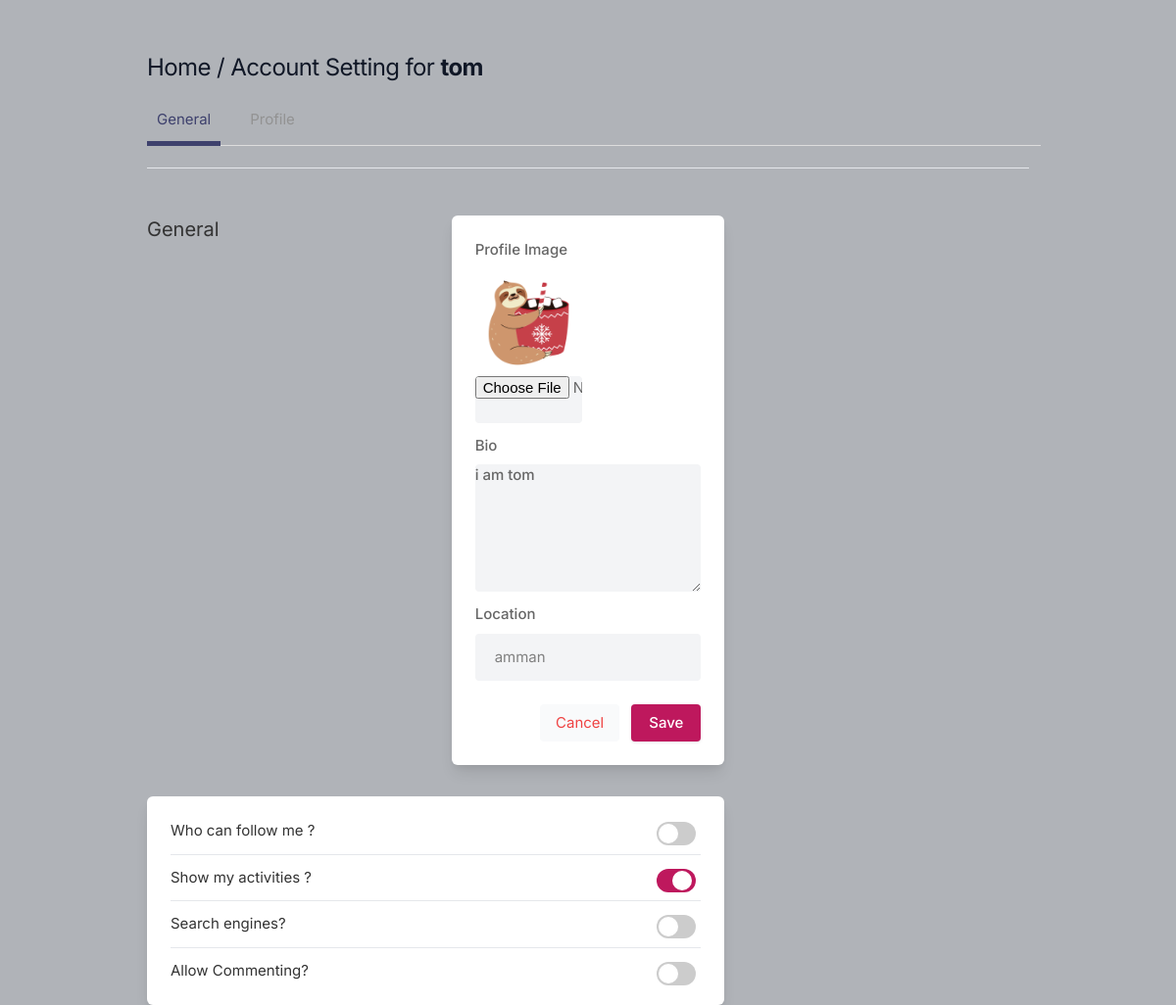
The app's page /settings (signed in) with its own data.
### core/models.py (models this page shows, shortened)
class Profile(models.Model):
    user = models.ForeignKey(User, on_delete=models.CASCADE)
    id_user = models.IntegerField()
    bio = models.TextField(blank=True)
    profileimg = models.ImageField(upload_to='profile_images', default='blank-profile-picture.png')
    location = models.CharField(max_length=100, blank=True)

### core/views.py (the view, shortened to what this page needs)
# urls.py: path('settings', views.settings, name='settings'),
@login_required(login_url='signin')
def settings(request):
    user_profile, created = Profile.objects.get_or_create(
        user=request.user,
        defaults={'id_user': request.user.id}  # Provide a default value for id_user
    )
    return render(request, 'setting.html', {'user_profile': user_profile})

### templates/setting.html (shortened to what this page needs)
{% load static %}
<!DOCTYPE html>
<html lang="en">
<head>
    <link rel="stylesheet" href="{% static 'assets/css/icons.css' %}">
    <link rel="stylesheet" href="{% static 'assets/css/uikit.css' %}">
    <link rel="stylesheet" href="{% static 'assets/css/style.css' %}">
    <link rel="stylesheet" href="{% static 'assets/css/tailwind.css' %}">
</head>
<body>
            <div class="container m-auto">
                <h1 class="text-2xl leading-none text-gray-900 tracking-tight mt-3"><a href="/">Home</a> / Account Setting for <b>{{user.username}}</b></h1>
                <ul class="mt-5 -mr-3 flex-nowrap lg:overflow-hidden overflow-x-scroll uk-tab">
                    <li class="uk-active"><a href="#">General</a></li>
                    <li><a href="/profile/{{user.username}}">Profile</a></li>
                </ul>
                <br>
                <hr>
                <div class="grid lg:grid-cols-3 mt-12 gap-8">
                    <div>
                        <h3 class="text-xl mb-2"> General </h3>
                    </div>
                    <form action="" method="POST" enctype="multipart/form-data">
                        <div class="bg-white rounded-md lg:shadow-lg shadow col-span-2">
                        <div class="grid grid-cols-2 gap-3 lg:p-6 p-4">
                                <div>
                                <label for="">Profile Image</label>
                                <img src="{{user_profile.profileimg.url}}"/>
                                <input type="file" name="image" value="" placeholder="" class="shadow-none bg-gray-100">
                                </div>
                                <div class="col-span-2">
                                    <label for="bio">Bio</label>
                                    <textarea id="bio" name="bio" rows="3"  class="shadow-none bg-gray-100">{{user_profile.bio}}</textarea>
                                </div>
                                <div class="col-span-2">
                                    <label for=""> Location</label>
                                    <input type="text" name="location" value="{{user_profile.location}}" placeholder="" class="shadow-none bg-gray-100">
                                </div>
                        </div>
                        <div class="bg-gray-10 p-6 pt-0 flex justify-end space-x-3">
                            <button class="p-2 px-4 rounded bg-gray-50 text-red-500"> <a href="/">Cancel</a> </button>
                            <button type="submit" class="button bg-blue-700"> Save </button>
                        </div>
                        </div>
                    </form>
                    <div>
                    </div>
                    <div class="bg-white rounded-md lg:shadow-lg shadow lg:p-6 p-4 col-span-2">
                    <div class="space-y-3">
                        <div class="flex justify-between items-center">
                            <div>
                                <h4> Who can follow me ?</h4>
                            </div>
                            <div class="switches-list -mt-8 is-large">
                                <div class="switch-container">
                                    <label class="switch"><input type="checkbox"><span class="switch-button"></span> </label>
                                </div>
                            </div>
                        </div>
                        <hr>
                        <div class="flex justify-between items-center">
                            <div>
                                <h4> Show my activities ?</h4>
                            </div>
                            <div class="switches-list -mt-8 is-large">
                                <div class="switch-container">
                                    <label class="switch"><input type="checkbox" checked><span class="switch-button"></span> </label>
                                </div>
                            </div>
                        </div>
                        <hr>
                        <div class="flex justify-between items-center">
                            <div>
                                <h4> Search engines?</h4>
                            </div>
                            <div class="switches-list -mt-8 is-large">
                                <div class="switch-container">
                                    <label class="switch"><input type="checkbox"><span class="switch-button"></span> </label>
                                </div>
                            </div>
                        </div>
                        <hr>
                        <div class="flex justify-between items-center">
                            <div>
                                <h4> Allow Commenting?</h4>
                            </div>
                            <div class="switches-list -mt-8 is-large">
                                <div class="switch-container">
                                    <label class="switch"><input type="checkbox"><span class="switch-button"></span> </label>
                                </div>
                            </div>
                        </div>
                    </div>
                    </div>
                    <br>
                </div>
            </div>
</body>
</html>

### records on screen
Profile: profileimg (picture), bio "i am tom", location "amman"

### other values on screen
{{ user.username }} "tom"
